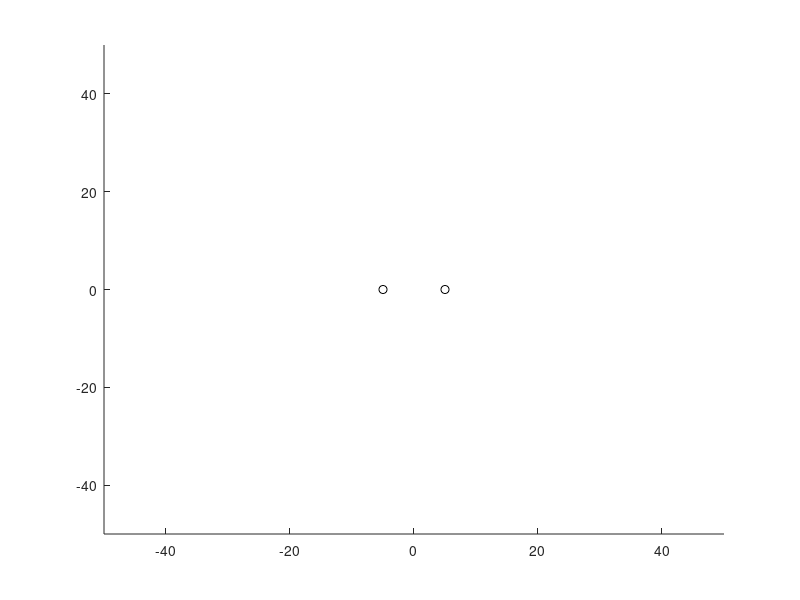

This figure's MATLAB source:
close all
figure('WindowButtonMotionFcn',@callBack);
og=[-5;0];
od=[5;0];
hold on
plot(og(1),og(2),'ok');
plot(od(1),od(2),'ok');
xlim([-50;50])
ylim([-50;50])
function callBack(object,eventdata)
    C = get (gca, 'CurrentPoint');
    l1=15;
    l2=18;
    og=[-5;0];
    od=[5;0];
    angles=modele_inverse(C(1,1),C(1,2),l1,l2,og,od);
    representation(C(1,1),C(1,2),angles,l1,og,od);
end